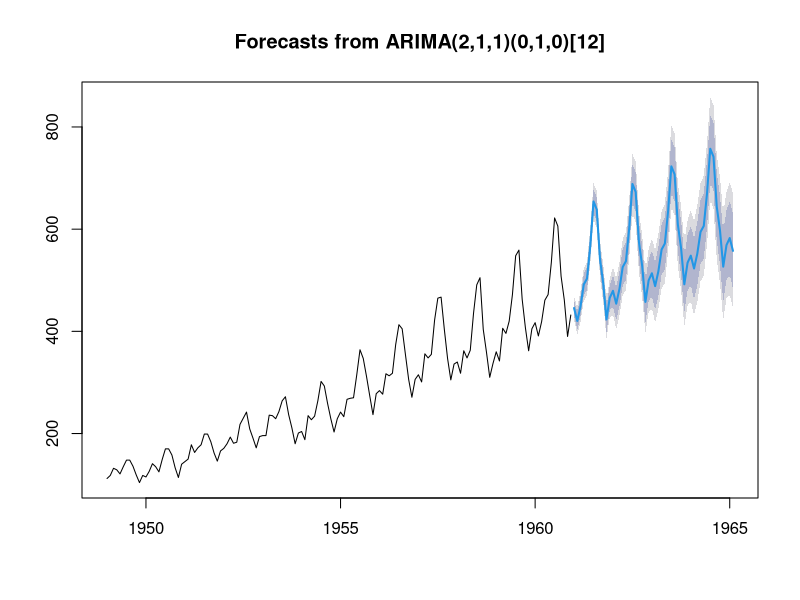
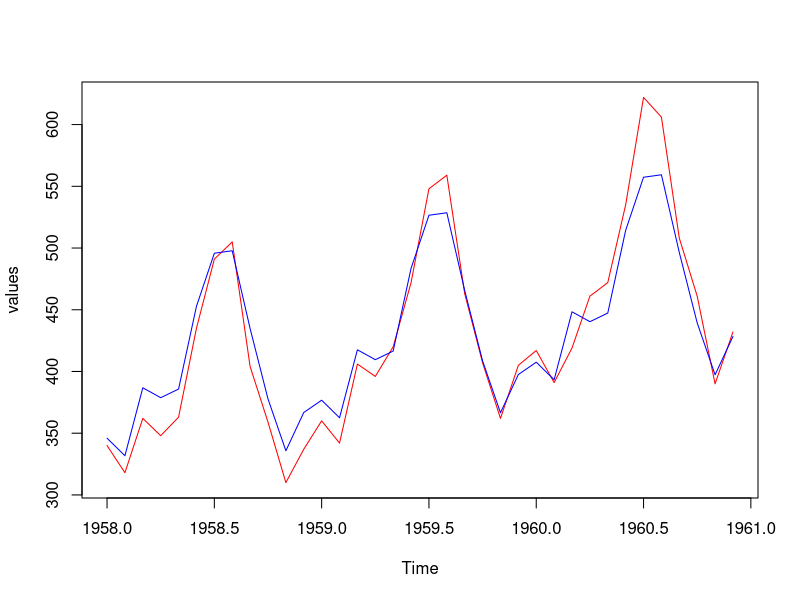

These figures' R source, in order:
### Try ARIMA modelling using R

### install.packages("forecast")

library(forecast)

modelfit <- auto.arima(AirPassengers)

forecasts <- forecast( modelfit, h=50 )

plot( forecasts )

accuracy(forecasts)

#                  ME     RMSE     MAE      MPE     MAPE     MASE        ACF1
# Training set 1.3423 10.84619 7.86754 0.420698 2.800458 0.245628 -0.00124847

### 9 years of training data

AirPassengersTrain <- ts(AirPassengers[1:108], frequency=12, start=c(1949,1))

### 3 years of testing data

AirPassengersTest <- ts(AirPassengers[109:144], frequency=12, start=c(1958,1))

modelfit <- auto.arima(AirPassengersTrain)

forecasts <- forecast( modelfit, h=36 )

accuracy(f = forecasts, x = AirPassengersTest)

#                      ME      RMSE       MAE         MPE     MAPE     MASE       ACF1 Theil's U
# Training set  0.3153345  9.032673  6.731484  0.07693443 2.923287 0.220178 0.01032578        NA
# Test set     -1.4834898 22.132229 17.807808 -1.08004267 4.148973 0.582470 0.61634978 0.4514313
# Warning message:
# In accuracy.default(f = forecasts, x = AirPassengersTest) :
#   Using `f` as the argument for `accuracy()` is deprecated. Please use `object` instead.

plot( AirPassengersTest, col="red", ylab="values")

lines(forecasts$mean, col="blue")